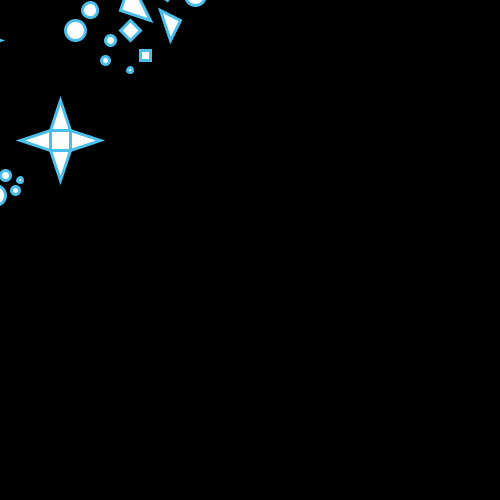
Frame 1 (no input)
Frame 60 (the mouse pressed at the canvas centre just before this capture): identical to frame 1, image omitted
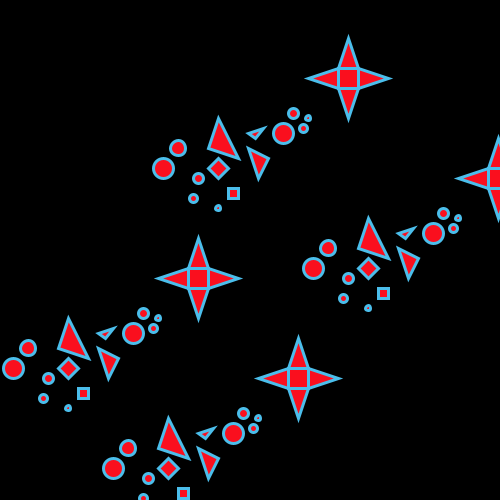
Frame 120 (the mouse held since frame 60 and released just before this capture)

The Processing sketch that drew these frames (run headless with seeded random() and noise(); from frame 60 on, the mouse is pressed at the canvas centre):

// Processing sketch: processing_77241
// ── processing_77241.pde

float x = 0;
float y = 0;
float easing = 0.05;

void setup()
{
  size(500,500);
}

void draw()
{
background(0);
stroke(75,190,235);
strokeWeight(3);
smooth();

if ((mouseX > 125) && (mouseX < 375) &&
(mouseY > 125) && (mouseY < 375)) {
fill(252,249,38);
} else {
  fill(255);
}

if (mousePressed == true) {
  fill(250,15,30);
}
  
float targetX = mouseX;
float targetY = mouseY;

x+=(targetX - x)*easing;
y+=(targetY - y)*easing; 

rect(x-50,y+30,20,20);
triangle(x-30,y+30,x,y+40,x-30,y+50);
triangle(x-30,y+50,x-40,y+80,x-50,y+50);
triangle(x-50,y+50,x-80,y+40,x-50,y+30);
triangle(x-50,y+30,x-40,y,x-30,y+30);
ellipse(x-80,y+80,5,5);
ellipse(x-85,y+90,8,8);
ellipse(x-95,y+75,10,10);
ellipse(x-105,y+95,20,20);
triangle(x-125,y+90,x-140,y+95,x-133,y+100);
triangle(x-140,y+110,x-120,y+120,x-130,y+140);
triangle(x-170,y+80,x-180,y+110,x-150,y+120);
quad(x-180,y+130,x-170,y+120,x-160,y+130,x-170,y+140);
rect(x-160,y+150,10,10);
ellipse(x-210,y+110,15,15);
ellipse(x-190,y+140,10,10);
ellipse(x-195,y+160,8,8);
ellipse(x-170,y+170,5,5);
ellipse(x-225,y+130,20,20);

translate(100,100);

rect(x-50,y+30,20,20);
triangle(x-30,y+30,x,y+40,x-30,y+50);
triangle(x-30,y+50,x-40,y+80,x-50,y+50);
triangle(x-50,y+50,x-80,y+40,x-50,y+30);
triangle(x-50,y+30,x-40,y,x-30,y+30);
ellipse(x-80,y+80,5,5);
ellipse(x-85,y+90,8,8);
ellipse(x-95,y+75,10,10);
ellipse(x-105,y+95,20,20);
triangle(x-125,y+90,x-140,y+95,x-133,y+100);
triangle(x-140,y+110,x-120,y+120,x-130,y+140);
triangle(x-170,y+80,x-180,y+110,x-150,y+120);
quad(x-180,y+130,x-170,y+120,x-160,y+130,x-170,y+140);
rect(x-160,y+150,10,10);
ellipse(x-210,y+110,15,15);
ellipse(x-190,y+140,10,10);
ellipse(x-195,y+160,8,8);
ellipse(x-170,y+170,5,5);
ellipse(x-225,y+130,20,20);

translate(200,-200);
rect(x-50,y+30,20,20);
triangle(x-30,y+30,x,y+40,x-30,y+50);
triangle(x-30,y+50,x-40,y+80,x-50,y+50);
triangle(x-50,y+50,x-80,y+40,x-50,y+30);
triangle(x-50,y+30,x-40,y,x-30,y+30);
ellipse(x-80,y+80,5,5);
ellipse(x-85,y+90,8,8);
ellipse(x-95,y+75,10,10);
ellipse(x-105,y+95,20,20);
triangle(x-125,y+90,x-140,y+95,x-133,y+100);
triangle(x-140,y+110,x-120,y+120,x-130,y+140);
triangle(x-170,y+80,x-180,y+110,x-150,y+120);
quad(x-180,y+130,x-170,y+120,x-160,y+130,x-170,y+140);
rect(x-160,y+150,10,10);
ellipse(x-210,y+110,15,15);
ellipse(x-190,y+140,10,10);
ellipse(x-195,y+160,8,8);
ellipse(x-170,y+170,5,5);
ellipse(x-225,y+130,20,20);

translate(-150,-100);
rect(x-50,y+30,20,20);
triangle(x-30,y+30,x,y+40,x-30,y+50);
triangle(x-30,y+50,x-40,y+80,x-50,y+50);
triangle(x-50,y+50,x-80,y+40,x-50,y+30);
triangle(x-50,y+30,x-40,y,x-30,y+30);
ellipse(x-80,y+80,5,5);
ellipse(x-85,y+90,8,8);
ellipse(x-95,y+75,10,10);
ellipse(x-105,y+95,20,20);
triangle(x-125,y+90,x-140,y+95,x-133,y+100);
triangle(x-140,y+110,x-120,y+120,x-130,y+140);
triangle(x-170,y+80,x-180,y+110,x-150,y+120);
quad(x-180,y+130,x-170,y+120,x-160,y+130,x-170,y+140);
rect(x-160,y+150,10,10);
ellipse(x-210,y+110,15,15);
ellipse(x-190,y+140,10,10);
ellipse(x-195,y+160,8,8);
ellipse(x-170,y+170,5,5);
ellipse(x-225,y+130,20,20);
}
